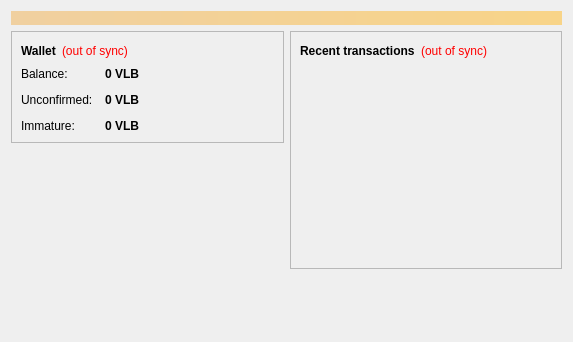
<?xml version="1.0" encoding="UTF-8"?>
<ui version="4.0">
 <class>OverviewPage</class>
 <widget class="QWidget" name="OverviewPage">
  <property name="geometry">
   <rect>
    <x>0</x>
    <y>0</y>
    <width>573</width>
    <height>342</height>
   </rect>
  </property>
  <property name="windowTitle">
   <string>Form</string>
  </property>
  <layout class="QVBoxLayout" name="topLayout">
   <item>
    <widget class="QLabel" name="labelAlerts">
     <property name="visible">
      <bool>false</bool>
     </property>
     <property name="styleSheet">
      <string notr="true">background-color: qlineargradient(x1: 0, y1: 0, x2: 1, y2: 0, stop:0 #F0D0A0, stop:1 #F8D488); color:#000000;</string>
     </property>
     <property name="wordWrap">
      <bool>true</bool>
     </property>
     <property name="margin">
      <number>3</number>
     </property>
    </widget>
   </item>
   <item>
    <layout class="QHBoxLayout" name="horizontalLayout" stretch="1,1">
     <item>
      <layout class="QVBoxLayout" name="verticalLayout_2">
       <item>
        <widget class="QFrame" name="frame">
         <property name="frameShape">
          <enum>QFrame::StyledPanel</enum>
         </property>
         <property name="frameShadow">
          <enum>QFrame::Raised</enum>
         </property>
         <layout class="QVBoxLayout" name="verticalLayout_4">
          <item>
           <layout class="QHBoxLayout" name="horizontalLayout_4">
            <item>
             <widget class="QLabel" name="label_5">
              <property name="font">
               <font>
                <weight>75</weight>
                <bold>true</bold>
               </font>
              </property>
              <property name="text">
               <string>Wallet</string>
              </property>
             </widget>
            </item>
            <item>
             <widget class="QLabel" name="labelWalletStatus">
              <property name="toolTip">
               <string>The displayed information may be out of date. Your wallet automatically synchronizes with the VLBcoin network after a connection is established, but this process has not completed yet.</string>
              </property>
              <property name="styleSheet">
               <string notr="true">QLabel { color: red; }</string>
              </property>
              <property name="text">
               <string notr="true">(out of sync)</string>
              </property>
              <property name="alignment">
               <set>Qt::AlignLeading|Qt::AlignLeft|Qt::AlignVCenter</set>
              </property>
             </widget>
            </item>
            <item>
             <spacer name="horizontalSpacer_2">
              <property name="orientation">
               <enum>Qt::Horizontal</enum>
              </property>
              <property name="sizeHint" stdset="0">
               <size>
                <width>40</width>
                <height>20</height>
               </size>
              </property>
             </spacer>
            </item>
           </layout>
          </item>
          <item>
           <layout class="QFormLayout" name="formLayout_2">
            <property name="fieldGrowthPolicy">
             <enum>QFormLayout::AllNonFixedFieldsGrow</enum>
            </property>
            <property name="horizontalSpacing">
             <number>12</number>
            </property>
            <property name="verticalSpacing">
             <number>12</number>
            </property>
            <item row="0" column="0">
             <widget class="QLabel" name="label">
              <property name="text">
               <string>Balance:</string>
              </property>
             </widget>
            </item>
            <item row="0" column="1">
             <widget class="QLabel" name="labelBalance">
              <property name="font">
               <font>
                <weight>75</weight>
                <bold>true</bold>
               </font>
              </property>
              <property name="cursor">
               <cursorShape>IBeamCursor</cursorShape>
              </property>
              <property name="toolTip">
               <string>Your current balance</string>
              </property>
              <property name="text">
               <string notr="true">0 VLB</string>
              </property>
              <property name="textInteractionFlags">
               <set>Qt::LinksAccessibleByMouse|Qt::TextSelectableByKeyboard|Qt::TextSelectableByMouse</set>
              </property>
             </widget>
            </item>
            <item row="1" column="0">
             <widget class="QLabel" name="label_3">
              <property name="text">
               <string>Unconfirmed:</string>
              </property>
             </widget>
            </item>
            <item row="1" column="1">
             <widget class="QLabel" name="labelUnconfirmed">
              <property name="font">
               <font>
                <weight>75</weight>
                <bold>true</bold>
               </font>
              </property>
              <property name="cursor">
               <cursorShape>IBeamCursor</cursorShape>
              </property>
              <property name="toolTip">
               <string>Total of transactions that have yet to be confirmed, and do not yet count toward the current balance</string>
              </property>
              <property name="text">
               <string notr="true">0 VLB</string>
              </property>
              <property name="textInteractionFlags">
               <set>Qt::LinksAccessibleByMouse|Qt::TextSelectableByKeyboard|Qt::TextSelectableByMouse</set>
              </property>
             </widget>
            </item>
            <item row="2" column="0">
             <widget class="QLabel" name="labelImmatureText">
              <property name="text">
               <string>Immature:</string>
              </property>
             </widget>
            </item>
            <item row="2" column="1">
             <widget class="QLabel" name="labelImmature">
              <property name="font">
               <font>
                <weight>75</weight>
                <bold>true</bold>
               </font>
              </property>
              <property name="toolTip">
               <string>Mined balance that has not yet matured</string>
              </property>
              <property name="text">
               <string notr="true">0 VLB</string>
              </property>
              <property name="textInteractionFlags">
               <set>Qt::LinksAccessibleByMouse|Qt::TextSelectableByKeyboard|Qt::TextSelectableByMouse</set>
              </property>
             </widget>
            </item>
           </layout>
          </item>
         </layout>
        </widget>
       </item>
       <item>
        <spacer name="verticalSpacer">
         <property name="orientation">
          <enum>Qt::Vertical</enum>
         </property>
         <property name="sizeHint" stdset="0">
          <size>
           <width>20</width>
           <height>40</height>
          </size>
         </property>
        </spacer>
       </item>
      </layout>
     </item>
     <item>
      <layout class="QVBoxLayout" name="verticalLayout_3">
       <item>
        <widget class="QFrame" name="frame_2">
         <property name="frameShape">
          <enum>QFrame::StyledPanel</enum>
         </property>
         <property name="frameShadow">
          <enum>QFrame::Raised</enum>
         </property>
         <layout class="QVBoxLayout" name="verticalLayout">
          <item>
           <layout class="QHBoxLayout" name="horizontalLayout_2">
            <item>
             <widget class="QLabel" name="label_4">
              <property name="text">
               <string>&lt;b&gt;Recent transactions&lt;/b&gt;</string>
              </property>
             </widget>
            </item>
            <item>
             <widget class="QLabel" name="labelTransactionsStatus">
              <property name="toolTip">
               <string>The displayed information may be out of date. Your wallet automatically synchronizes with the VLBcoin network after a connection is established, but this process has not completed yet.</string>
              </property>
              <property name="styleSheet">
               <string notr="true">QLabel { color: red; }</string>
              </property>
              <property name="text">
               <string notr="true">(out of sync)</string>
              </property>
              <property name="alignment">
               <set>Qt::AlignRight|Qt::AlignTrailing|Qt::AlignVCenter</set>
              </property>
             </widget>
            </item>
            <item>
             <spacer name="horizontalSpacer">
              <property name="orientation">
               <enum>Qt::Horizontal</enum>
              </property>
              <property name="sizeHint" stdset="0">
               <size>
                <width>40</width>
                <height>20</height>
               </size>
              </property>
             </spacer>
            </item>
           </layout>
          </item>
          <item>
           <widget class="QListView" name="listTransactions">
            <property name="styleSheet">
             <string notr="true">QListView { background: transparent; }</string>
            </property>
            <property name="frameShape">
             <enum>QFrame::NoFrame</enum>
            </property>
            <property name="verticalScrollBarPolicy">
             <enum>Qt::ScrollBarAlwaysOff</enum>
            </property>
            <property name="horizontalScrollBarPolicy">
             <enum>Qt::ScrollBarAlwaysOff</enum>
            </property>
            <property name="selectionMode">
             <enum>QAbstractItemView::NoSelection</enum>
            </property>
           </widget>
          </item>
         </layout>
        </widget>
       </item>
       <item>
        <spacer name="verticalSpacer_2">
         <property name="orientation">
          <enum>Qt::Vertical</enum>
         </property>
         <property name="sizeHint" stdset="0">
          <size>
           <width>20</width>
           <height>40</height>
          </size>
         </property>
        </spacer>
       </item>
      </layout>
     </item>
    </layout>
   </item>
  </layout>
 </widget>
 <resources/>
 <connections/>
</ui>
